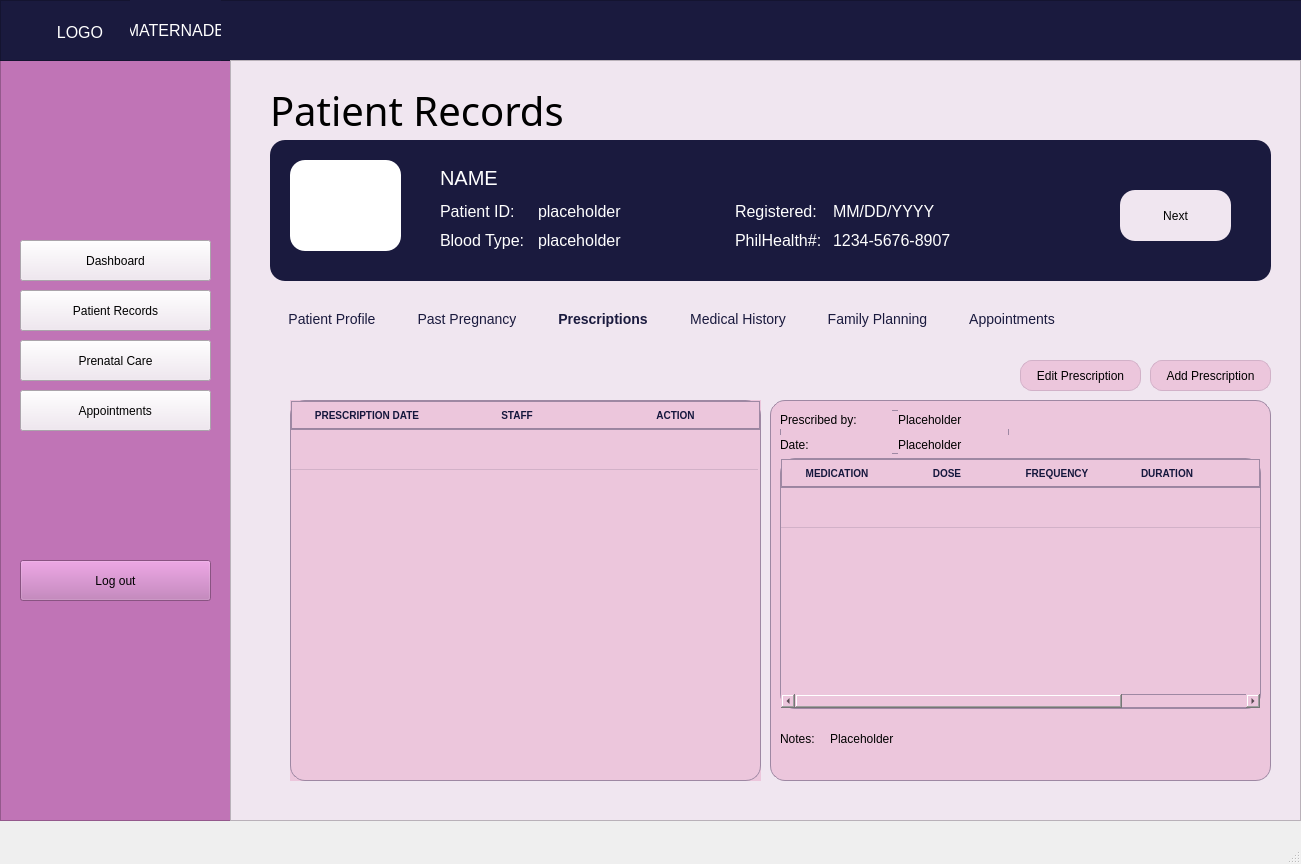
<?xml version="1.0" encoding="UTF-8"?>
<ui version="4.0">
 <class>MainWindow</class>
 <widget class="QMainWindow" name="MainWindow">
  <property name="geometry">
   <rect>
    <x>0</x>
    <y>0</y>
    <width>1301</width>
    <height>864</height>
   </rect>
  </property>
  <property name="sizePolicy">
   <sizepolicy hsizetype="Expanding" vsizetype="Expanding">
    <horstretch>0</horstretch>
    <verstretch>0</verstretch>
   </sizepolicy>
  </property>
  <property name="windowTitle">
   <string>MainWindow</string>
  </property>
  <widget class="QWidget" name="centralwidget">
   <widget class="QFrame" name="frame">
    <property name="geometry">
     <rect>
      <x>0</x>
      <y>60</y>
      <width>231</width>
      <height>761</height>
     </rect>
    </property>
    <property name="sizePolicy">
     <sizepolicy hsizetype="Expanding" vsizetype="Expanding">
      <horstretch>0</horstretch>
      <verstretch>0</verstretch>
     </sizepolicy>
    </property>
    <property name="styleSheet">
     <string notr="true"> background-color: rgb(192, 116, 182)</string>
    </property>
    <property name="frameShape">
     <enum>QFrame::StyledPanel</enum>
    </property>
    <property name="frameShadow">
     <enum>QFrame::Raised</enum>
    </property>
    <widget class="QPushButton" name="pushButton">
     <property name="geometry">
      <rect>
       <x>20</x>
       <y>180</y>
       <width>191</width>
       <height>41</height>
      </rect>
     </property>
     <property name="styleSheet">
      <string notr="true">background-color: rgb(240, 230, 240);
</string>
     </property>
     <property name="text">
      <string>Dashboard</string>
     </property>
    </widget>
    <widget class="QPushButton" name="pushButton_2">
     <property name="geometry">
      <rect>
       <x>20</x>
       <y>230</y>
       <width>191</width>
       <height>41</height>
      </rect>
     </property>
     <property name="styleSheet">
      <string notr="true">background-color: rgb(240, 230, 240);
</string>
     </property>
     <property name="text">
      <string>Patient Records</string>
     </property>
    </widget>
    <widget class="QPushButton" name="pushButton_3">
     <property name="geometry">
      <rect>
       <x>20</x>
       <y>280</y>
       <width>191</width>
       <height>41</height>
      </rect>
     </property>
     <property name="styleSheet">
      <string notr="true">background-color: rgb(240, 230, 240);
</string>
     </property>
     <property name="text">
      <string>Prenatal Care</string>
     </property>
    </widget>
    <widget class="QPushButton" name="pushButton_4">
     <property name="geometry">
      <rect>
       <x>20</x>
       <y>330</y>
       <width>191</width>
       <height>41</height>
      </rect>
     </property>
     <property name="styleSheet">
      <string notr="true">background-color: rgb(240, 230, 240);
</string>
     </property>
     <property name="text">
      <string>        Appointments        </string>
     </property>
    </widget>
    <widget class="QPushButton" name="pushButton_5">
     <property name="geometry">
      <rect>
       <x>20</x>
       <y>500</y>
       <width>191</width>
       <height>41</height>
      </rect>
     </property>
     <property name="text">
      <string>Log out</string>
     </property>
    </widget>
   </widget>
   <widget class="QFrame" name="frame_2">
    <property name="geometry">
     <rect>
      <x>0</x>
      <y>0</y>
      <width>1341</width>
      <height>61</height>
     </rect>
    </property>
    <property name="styleSheet">
     <string notr="true">background-color: rgb(26, 26, 62)
</string>
    </property>
    <property name="frameShape">
     <enum>QFrame::StyledPanel</enum>
    </property>
    <property name="frameShadow">
     <enum>QFrame::Raised</enum>
    </property>
    <widget class="QLabel" name="label_2">
     <property name="geometry">
      <rect>
       <x>130</x>
       <y>0</y>
       <width>91</width>
       <height>61</height>
      </rect>
     </property>
     <property name="font">
      <font>
       <family>Segoe UI</family>
       <pointsize>12</pointsize>
       <bold>false</bold>
      </font>
     </property>
     <property name="styleSheet">
      <string notr="true">color: rgb(255, 255, 255);</string>
     </property>
     <property name="text">
      <string>MATERNADB</string>
     </property>
     <property name="alignment">
      <set>Qt::AlignCenter</set>
     </property>
    </widget>
    <widget class="QLabel" name="label_3">
     <property name="geometry">
      <rect>
       <x>30</x>
       <y>10</y>
       <width>100</width>
       <height>45</height>
      </rect>
     </property>
     <property name="sizePolicy">
      <sizepolicy hsizetype="Expanding" vsizetype="Expanding">
       <horstretch>0</horstretch>
       <verstretch>0</verstretch>
      </sizepolicy>
     </property>
     <property name="minimumSize">
      <size>
       <width>100</width>
       <height>45</height>
      </size>
     </property>
     <property name="font">
      <font>
       <family>Segoe UI</family>
       <pointsize>12</pointsize>
       <bold>false</bold>
      </font>
     </property>
     <property name="styleSheet">
      <string notr="true">color: rgb(255, 255, 255);</string>
     </property>
     <property name="text">
      <string>LOGO</string>
     </property>
     <property name="alignment">
      <set>Qt::AlignCenter</set>
     </property>
    </widget>
   </widget>
   <widget class="QFrame" name="frame_3">
    <property name="geometry">
     <rect>
      <x>230</x>
      <y>60</y>
      <width>1071</width>
      <height>761</height>
     </rect>
    </property>
    <property name="sizePolicy">
     <sizepolicy hsizetype="Expanding" vsizetype="Expanding">
      <horstretch>0</horstretch>
      <verstretch>0</verstretch>
     </sizepolicy>
    </property>
    <property name="font">
     <font>
      <family>Nirmala UI Semilight</family>
     </font>
    </property>
    <property name="styleSheet">
     <string notr="true">background-color: rgb(240, 230, 240)</string>
    </property>
    <property name="frameShape">
     <enum>QFrame::StyledPanel</enum>
    </property>
    <property name="frameShadow">
     <enum>QFrame::Raised</enum>
    </property>
    <widget class="QLabel" name="label">
     <property name="geometry">
      <rect>
       <x>40</x>
       <y>20</y>
       <width>401</width>
       <height>61</height>
      </rect>
     </property>
     <property name="font">
      <font>
       <family>Arial Black</family>
       <pointsize>30</pointsize>
      </font>
     </property>
     <property name="text">
      <string>Patient Records</string>
     </property>
    </widget>
    <widget class="QFrame" name="frame_4">
     <property name="geometry">
      <rect>
       <x>40</x>
       <y>80</y>
       <width>1001</width>
       <height>141</height>
      </rect>
     </property>
     <property name="sizePolicy">
      <sizepolicy hsizetype="Expanding" vsizetype="Expanding">
       <horstretch>0</horstretch>
       <verstretch>0</verstretch>
      </sizepolicy>
     </property>
     <property name="styleSheet">
      <string notr="true">border-radius:15px;
background-color: rgb(26, 26, 62);</string>
     </property>
     <property name="frameShape">
      <enum>QFrame::StyledPanel</enum>
     </property>
     <property name="frameShadow">
      <enum>QFrame::Raised</enum>
     </property>
     <widget class="QFrame" name="frame_5">
      <property name="geometry">
       <rect>
        <x>20</x>
        <y>20</y>
        <width>111</width>
        <height>91</height>
       </rect>
      </property>
      <property name="styleSheet">
       <string notr="true">background-color: rgb(255, 255, 255);</string>
      </property>
      <property name="frameShape">
       <enum>QFrame::StyledPanel</enum>
      </property>
      <property name="frameShadow">
       <enum>QFrame::Raised</enum>
      </property>
     </widget>
     <widget class="QLabel" name="patient_name">
      <property name="geometry">
       <rect>
        <x>170</x>
        <y>30</y>
        <width>411</width>
        <height>16</height>
       </rect>
      </property>
      <property name="sizePolicy">
       <sizepolicy hsizetype="Expanding" vsizetype="Expanding">
        <horstretch>0</horstretch>
        <verstretch>0</verstretch>
       </sizepolicy>
      </property>
      <property name="styleSheet">
       <string notr="true">color: rgb(255, 255, 255);
font-size: 20px</string>
      </property>
      <property name="text">
       <string>NAME</string>
      </property>
     </widget>
     <widget class="QPushButton" name="next_btn">
      <property name="geometry">
       <rect>
        <x>850</x>
        <y>50</y>
        <width>111</width>
        <height>51</height>
       </rect>
      </property>
      <property name="styleSheet">
       <string notr="true">background-color: rgb(240, 230, 240);
border-radius: 15px;</string>
      </property>
      <property name="text">
       <string>Next</string>
      </property>
     </widget>
     <widget class="QWidget" name="layoutWidget">
      <property name="geometry">
       <rect>
        <x>170</x>
        <y>60</y>
        <width>511</width>
        <height>52</height>
       </rect>
      </property>
      <layout class="QGridLayout" name="gridLayout">
       <item row="0" column="0">
        <widget class="QLabel" name="patient_id_label">
         <property name="styleSheet">
          <string notr="true">color: rgb(255, 255, 255);
font-size: 16px</string>
         </property>
         <property name="text">
          <string>Patient ID:</string>
         </property>
        </widget>
       </item>
       <item row="0" column="1" colspan="2">
        <widget class="QLabel" name="placeholder_p_ID">
         <property name="styleSheet">
          <string notr="true">color: rgb(255, 255, 255);
font-size: 16px</string>
         </property>
         <property name="text">
          <string>placeholder</string>
         </property>
        </widget>
       </item>
       <item row="0" column="3">
        <widget class="QLabel" name="patient_id_label_3">
         <property name="styleSheet">
          <string notr="true">color: rgb(255, 255, 255);
font-size: 16px</string>
         </property>
         <property name="text">
          <string>Registered:</string>
         </property>
        </widget>
       </item>
       <item row="0" column="4">
        <widget class="QLabel" name="placeholder_register_date">
         <property name="styleSheet">
          <string notr="true">color: rgb(255, 255, 255);
font-size: 16px</string>
         </property>
         <property name="text">
          <string>MM/DD/YYYY</string>
         </property>
        </widget>
       </item>
       <item row="1" column="3">
        <widget class="QLabel" name="patient_id_label_4">
         <property name="styleSheet">
          <string notr="true">color: rgb(255, 255, 255);
font-size: 16px</string>
         </property>
         <property name="text">
          <string>PhilHealth#:</string>
         </property>
        </widget>
       </item>
       <item row="1" column="4">
        <widget class="QLabel" name="placeholder_philhealth_num">
         <property name="styleSheet">
          <string notr="true">color: rgb(255, 255, 255);
font-size: 16px</string>
         </property>
         <property name="text">
          <string>1234-5676-8907</string>
         </property>
        </widget>
       </item>
       <item row="1" column="0">
        <widget class="QLabel" name="patient_id_label_2">
         <property name="styleSheet">
          <string notr="true">color: rgb(255, 255, 255);
font-size: 16px</string>
         </property>
         <property name="text">
          <string>Blood Type:</string>
         </property>
        </widget>
       </item>
       <item row="1" column="1">
        <widget class="QLabel" name="placeholder_p_bloodType">
         <property name="styleSheet">
          <string notr="true">color: rgb(255, 255, 255);
font-size: 16px</string>
         </property>
         <property name="text">
          <string>placeholder</string>
         </property>
        </widget>
       </item>
      </layout>
     </widget>
    </widget>
    <widget class="QWidget" name="layoutWidget">
     <property name="geometry">
      <rect>
       <x>40</x>
       <y>240</y>
       <width>803</width>
       <height>40</height>
      </rect>
     </property>
     <layout class="QHBoxLayout" name="horizontalLayout">
      <item>
       <widget class="QPushButton" name="pushButton_6">
        <property name="sizePolicy">
         <sizepolicy hsizetype="Expanding" vsizetype="Expanding">
          <horstretch>0</horstretch>
          <verstretch>0</verstretch>
         </sizepolicy>
        </property>
        <property name="styleSheet">
         <string notr="true">QPushButton {
    background: transparent;
    border: none;
    padding: 8px 18px;
    color: rgb(26, 26, 62);
    font-size: 14px;
}

QPushButton:hover {
    color: #000;
}

QPushButton:checked {
    color: #1a1a1a;
    border-bottom: 3px solid #2c2c54; /* underline */
}

QPushButton:!checked {
    border-bottom: 3px solid transparent;
}</string>
        </property>
        <property name="text">
         <string>Patient Profile</string>
        </property>
        <property name="checkable">
         <bool>true</bool>
        </property>
       </widget>
      </item>
      <item>
       <widget class="QPushButton" name="pushButton_7">
        <property name="sizePolicy">
         <sizepolicy hsizetype="Expanding" vsizetype="Expanding">
          <horstretch>0</horstretch>
          <verstretch>0</verstretch>
         </sizepolicy>
        </property>
        <property name="styleSheet">
         <string notr="true">QPushButton {
    background: transparent;
    border: none;
    padding: 8px 18px;
    color: rgb(26, 26, 62);
    font-size: 14px;
}

QPushButton:hover {
    color: #000;
}

QPushButton:checked {
    color: #1a1a1a;
    border-bottom: 3px solid #2c2c54; /* underline */
}

QPushButton:!checked {
    border-bottom: 3px solid transparent;
}</string>
        </property>
        <property name="text">
         <string>Past Pregnancy</string>
        </property>
       </widget>
      </item>
      <item>
       <widget class="QPushButton" name="pushButton_8">
        <property name="sizePolicy">
         <sizepolicy hsizetype="Expanding" vsizetype="Expanding">
          <horstretch>0</horstretch>
          <verstretch>0</verstretch>
         </sizepolicy>
        </property>
        <property name="styleSheet">
         <string notr="true">QPushButton {
    background: transparent;
    border: none;
    padding: 8px 18px;
    color: rgb(26, 26, 62);
    font-size: 14px;
	font-weight: bold;
}

QPushButton:hover {
    color: #000;
}

QPushButton:checked {
    color: #1a1a1a;
    border-bottom: 3px solid #2c2c54; /* underline */
}

QPushButton:!checked {
    border-bottom: 3px solid transparent;
}</string>
        </property>
        <property name="text">
         <string>Prescriptions</string>
        </property>
       </widget>
      </item>
      <item>
       <widget class="QPushButton" name="pushButton_9">
        <property name="sizePolicy">
         <sizepolicy hsizetype="Expanding" vsizetype="Expanding">
          <horstretch>0</horstretch>
          <verstretch>0</verstretch>
         </sizepolicy>
        </property>
        <property name="styleSheet">
         <string notr="true">QPushButton {
    background: transparent;
    border: none;
    padding: 8px 18px;
    color: rgb(26, 26, 62);
    font-size: 14px;
}

QPushButton:hover {
    color: #000;
}

QPushButton:checked {
    color: #1a1a1a;
    border-bottom: 3px solid #2c2c54; /* underline */
}

QPushButton:!checked {
    border-bottom: 3px solid transparent;
}</string>
        </property>
        <property name="text">
         <string>Medical History</string>
        </property>
       </widget>
      </item>
      <item>
       <widget class="QPushButton" name="pushButton_10">
        <property name="sizePolicy">
         <sizepolicy hsizetype="Expanding" vsizetype="Expanding">
          <horstretch>0</horstretch>
          <verstretch>0</verstretch>
         </sizepolicy>
        </property>
        <property name="styleSheet">
         <string notr="true">QPushButton {
    background: transparent;
    border: none;
    padding: 8px 18px;
    color: rgb(26, 26, 62);
    font-size: 14px;
}

QPushButton:hover {
    color: #000;
}

QPushButton:checked {
    color: #1a1a1a;
    border-bottom: 3px solid #2c2c54; /* underline */
}

QPushButton:!checked {
    border-bottom: 3px solid transparent;
}</string>
        </property>
        <property name="text">
         <string>Family Planning</string>
        </property>
       </widget>
      </item>
      <item>
       <widget class="QPushButton" name="pushButton_11">
        <property name="sizePolicy">
         <sizepolicy hsizetype="Expanding" vsizetype="Expanding">
          <horstretch>0</horstretch>
          <verstretch>0</verstretch>
         </sizepolicy>
        </property>
        <property name="styleSheet">
         <string notr="true">QPushButton {
    background: transparent;
    border: none;
    padding: 8px 18px;
    color: rgb(26, 26, 62);
    font-size: 14px;
}

QPushButton:hover {
    color: #000;
}

QPushButton:checked {
    color: #1a1a1a;
    border-bottom: 3px solid #2c2c54; /* underline */
}

QPushButton:!checked {
    border-bottom: 3px solid transparent;
}</string>
        </property>
        <property name="text">
         <string>Appointments</string>
        </property>
       </widget>
      </item>
     </layout>
    </widget>
    <widget class="QFrame" name="left">
     <property name="geometry">
      <rect>
       <x>60</x>
       <y>340</y>
       <width>471</width>
       <height>381</height>
      </rect>
     </property>
     <property name="styleSheet">
      <string notr="true">background-color:rgb(236, 198, 220);
    border: 1px solid rgb(158, 136, 163);
    border-radius: 15px;</string>
     </property>
     <property name="frameShape">
      <enum>QFrame::StyledPanel</enum>
     </property>
     <property name="frameShadow">
      <enum>QFrame::Raised</enum>
     </property>
     <widget class="QTableWidget" name="left_prescription_date_and_purpose">
      <property name="geometry">
       <rect>
        <x>0</x>
        <y>0</y>
        <width>471</width>
        <height>381</height>
       </rect>
      </property>
      <property name="autoFillBackground">
       <bool>true</bool>
      </property>
      <property name="styleSheet">
       <string notr="true">QTableWidget {
    background-color:rgb(236, 198, 220);
    border: 1px solid rgb(158, 136, 163);
    border-radius: 15px;
}

QTableWidget::item {
    background-color: rgb(236, 198, 220);
    color: rgb(21, 23, 61);
    padding: 8px;
    border: none;
    border-bottom: 1px solid rgb(210, 177, 200);
}

QTableWidget::item:selected {
    background-color: black;
    color: rgb(21, 23, 61);
}

QHeaderView::section {
    background-color: rgb(236, 198, 220);
    color: rgb(21, 23, 61);
    font-weight: bold;
    font-size: 10px;
    border: none;
    border-bottom: 1px solid rgb(155, 132, 160);
    padding: 5px;
}

QScrollBar:vertical {
    background: white;
    width: 6px;
    border-radius: 3px;
}

QScrollBar::handle:vertical {
    background: rgb(178, 100, 168);
    border-radius: 3px;
}</string>
      </property>
      <property name="verticalScrollBarPolicy">
       <enum>Qt::ScrollBarAsNeeded</enum>
      </property>
      <property name="editTriggers">
       <set>QAbstractItemView::NoEditTriggers</set>
      </property>
      <property name="alternatingRowColors">
       <bool>false</bool>
      </property>
      <property name="selectionBehavior">
       <enum>QAbstractItemView::SelectRows</enum>
      </property>
      <property name="verticalScrollMode">
       <enum>QAbstractItemView::ScrollPerPixel</enum>
      </property>
      <property name="horizontalScrollMode">
       <enum>QAbstractItemView::ScrollPerPixel</enum>
      </property>
      <property name="showGrid">
       <bool>false</bool>
      </property>
      <property name="columnCount">
       <number>3</number>
      </property>
      <attribute name="horizontalHeaderCascadingSectionResizes">
       <bool>false</bool>
      </attribute>
      <attribute name="horizontalHeaderMinimumSectionSize">
       <number>32</number>
      </attribute>
      <attribute name="horizontalHeaderDefaultSectionSize">
       <number>150</number>
      </attribute>
      <attribute name="horizontalHeaderHighlightSections">
       <bool>true</bool>
      </attribute>
      <attribute name="horizontalHeaderShowSortIndicator" stdset="0">
       <bool>false</bool>
      </attribute>
      <attribute name="horizontalHeaderStretchLastSection">
       <bool>true</bool>
      </attribute>
      <attribute name="verticalHeaderVisible">
       <bool>false</bool>
      </attribute>
      <attribute name="verticalHeaderCascadingSectionResizes">
       <bool>false</bool>
      </attribute>
      <attribute name="verticalHeaderDefaultSectionSize">
       <number>40</number>
      </attribute>
      <row>
       <property name="text">
        <string>#0001</string>
       </property>
      </row>
      <column>
       <property name="text">
        <string>PRESCRIPTION DATE</string>
       </property>
      </column>
      <column>
       <property name="text">
        <string>STAFF</string>
       </property>
      </column>
      <column>
       <property name="text">
        <string>ACTION</string>
       </property>
      </column>
     </widget>
    </widget>
    <widget class="QFrame" name="right_details_prescription">
     <property name="geometry">
      <rect>
       <x>540</x>
       <y>340</y>
       <width>501</width>
       <height>381</height>
      </rect>
     </property>
     <property name="sizePolicy">
      <sizepolicy hsizetype="Expanding" vsizetype="Expanding">
       <horstretch>0</horstretch>
       <verstretch>0</verstretch>
      </sizepolicy>
     </property>
     <property name="styleSheet">
      <string notr="true">background-color:rgb(236, 198, 220);
    border: 1px solid rgb(158, 136, 163);
    border-radius: 15px;</string>
     </property>
     <property name="frameShape">
      <enum>QFrame::StyledPanel</enum>
     </property>
     <property name="frameShadow">
      <enum>QFrame::Raised</enum>
     </property>
     <widget class="QTableWidget" name="patient_table_3">
      <property name="geometry">
       <rect>
        <x>10</x>
        <y>58</y>
        <width>481</width>
        <height>251</height>
       </rect>
      </property>
      <property name="autoFillBackground">
       <bool>true</bool>
      </property>
      <property name="styleSheet">
       <string notr="true">QTableWidget {
    background-color:rgb(236, 198, 220);
    border: 1px solid rgb(158, 136, 163);
    border-radius: 15px;
}

QTableWidget::item {
    background-color: rgb(236, 198, 220);
    color: rgb(21, 23, 61);
    padding: 8px;
    border: none;
    border-bottom: 1px solid rgb(210, 177, 200);
}

QTableWidget::item:selected {
    background-color: black;
    color: rgb(21, 23, 61);
}

QHeaderView::section {
    background-color: rgb(236, 198, 220);
    color: rgb(21, 23, 61);
    font-weight: bold;
    font-size: 10px;
    border: none;
    border-bottom: 1px solid rgb(155, 132, 160);
    padding: 5px;
}

QScrollBar:vertical {
    background: white;
    width: 6px;
    border-radius: 3px;
}

QScrollBar::handle:vertical {
    background: rgb(178, 100, 168);
    border-radius: 3px;
}</string>
      </property>
      <property name="verticalScrollBarPolicy">
       <enum>Qt::ScrollBarAsNeeded</enum>
      </property>
      <property name="editTriggers">
       <set>QAbstractItemView::NoEditTriggers</set>
      </property>
      <property name="alternatingRowColors">
       <bool>false</bool>
      </property>
      <property name="selectionBehavior">
       <enum>QAbstractItemView::SelectRows</enum>
      </property>
      <property name="verticalScrollMode">
       <enum>QAbstractItemView::ScrollPerPixel</enum>
      </property>
      <property name="horizontalScrollMode">
       <enum>QAbstractItemView::ScrollPerPixel</enum>
      </property>
      <property name="showGrid">
       <bool>false</bool>
      </property>
      <property name="columnCount">
       <number>6</number>
      </property>
      <attribute name="horizontalHeaderCascadingSectionResizes">
       <bool>false</bool>
      </attribute>
      <attribute name="horizontalHeaderMinimumSectionSize">
       <number>25</number>
      </attribute>
      <attribute name="horizontalHeaderDefaultSectionSize">
       <number>110</number>
      </attribute>
      <attribute name="horizontalHeaderHighlightSections">
       <bool>true</bool>
      </attribute>
      <attribute name="horizontalHeaderShowSortIndicator" stdset="0">
       <bool>false</bool>
      </attribute>
      <attribute name="horizontalHeaderStretchLastSection">
       <bool>true</bool>
      </attribute>
      <attribute name="verticalHeaderVisible">
       <bool>false</bool>
      </attribute>
      <attribute name="verticalHeaderCascadingSectionResizes">
       <bool>false</bool>
      </attribute>
      <attribute name="verticalHeaderDefaultSectionSize">
       <number>40</number>
      </attribute>
      <row>
       <property name="text">
        <string>#0001</string>
       </property>
      </row>
      <column>
       <property name="text">
        <string>MEDICATION</string>
       </property>
      </column>
      <column>
       <property name="text">
        <string>DOSE</string>
       </property>
      </column>
      <column>
       <property name="text">
        <string>FREQUENCY</string>
       </property>
      </column>
      <column>
       <property name="text">
        <string>DURATION</string>
       </property>
      </column>
      <column>
       <property name="text">
        <string>ROUTE</string>
       </property>
      </column>
      <column>
       <property name="text">
        <string>TIMING</string>
       </property>
      </column>
     </widget>
     <widget class="QLabel" name="notes_label">
      <property name="geometry">
       <rect>
        <x>10</x>
        <y>330</y>
        <width>37</width>
        <height>18</height>
       </rect>
      </property>
      <property name="styleSheet">
       <string notr="true">font: 10pt &quot;Segoe UI&quot;;
border: none;</string>
      </property>
      <property name="text">
       <string>Notes:</string>
      </property>
     </widget>
     <widget class="QLabel" name="notes_placeholder">
      <property name="geometry">
       <rect>
        <x>60</x>
        <y>330</y>
        <width>67</width>
        <height>18</height>
       </rect>
      </property>
      <property name="styleSheet">
       <string notr="true">font: 10pt &quot;Segoe UI&quot;;
border: none;</string>
      </property>
      <property name="text">
       <string>Placeholder</string>
      </property>
     </widget>
     <widget class="QWidget" name="layoutWidget">
      <property name="geometry">
       <rect>
        <x>10</x>
        <y>10</y>
        <width>229</width>
        <height>44</height>
       </rect>
      </property>
      <layout class="QGridLayout" name="gridLayout_2">
       <item row="1" column="0">
        <widget class="QLabel" name="date_label">
         <property name="styleSheet">
          <string notr="true">font: 10pt &quot;Segoe UI&quot;;
border: none;</string>
         </property>
         <property name="text">
          <string>Date:</string>
         </property>
        </widget>
       </item>
       <item row="1" column="1">
        <widget class="QLabel" name="date_prescription_date_placeholder">
         <property name="styleSheet">
          <string notr="true">font: 10pt &quot;Segoe UI&quot;;
border: none;</string>
         </property>
         <property name="text">
          <string>Placeholder</string>
         </property>
        </widget>
       </item>
       <item row="0" column="0">
        <widget class="QLabel" name="prescribed_by">
         <property name="styleSheet">
          <string notr="true">font: 10pt &quot;Segoe UI&quot;;
border: none;</string>
         </property>
         <property name="text">
          <string>Prescribed by:</string>
         </property>
        </widget>
       </item>
       <item row="0" column="1">
        <widget class="QLabel" name="prescribed_by_placeholder">
         <property name="styleSheet">
          <string notr="true">font: 10pt &quot;Segoe UI&quot;;
border: none;</string>
         </property>
         <property name="text">
          <string>Placeholder</string>
         </property>
        </widget>
       </item>
      </layout>
     </widget>
    </widget>
    <widget class="QPushButton" name="ad_prescription">
     <property name="geometry">
      <rect>
       <x>920</x>
       <y>300</y>
       <width>121</width>
       <height>31</height>
      </rect>
     </property>
     <property name="sizePolicy">
      <sizepolicy hsizetype="Expanding" vsizetype="Expanding">
       <horstretch>0</horstretch>
       <verstretch>0</verstretch>
      </sizepolicy>
     </property>
     <property name="styleSheet">
      <string notr="true">border-radius: 12px;
background-color: rgb(236, 198, 220);
border: 1px solid rgb(210, 177, 200);</string>
     </property>
     <property name="text">
      <string>Add Prescription</string>
     </property>
    </widget>
    <widget class="QPushButton" name="edit_prescription">
     <property name="geometry">
      <rect>
       <x>790</x>
       <y>300</y>
       <width>121</width>
       <height>31</height>
      </rect>
     </property>
     <property name="sizePolicy">
      <sizepolicy hsizetype="Expanding" vsizetype="Expanding">
       <horstretch>0</horstretch>
       <verstretch>0</verstretch>
      </sizepolicy>
     </property>
     <property name="styleSheet">
      <string notr="true">border-radius: 12px;
background-color: rgb(236, 198, 220);
border: 1px solid rgb(210, 177, 200);</string>
     </property>
     <property name="text">
      <string>Edit Prescription</string>
     </property>
    </widget>
   </widget>
  </widget>
  <widget class="QMenuBar" name="menubar">
   <property name="geometry">
    <rect>
     <x>0</x>
     <y>0</y>
     <width>1301</width>
     <height>22</height>
    </rect>
   </property>
  </widget>
  <widget class="QStatusBar" name="statusbar"/>
 </widget>
 <resources/>
 <connections/>
</ui>
